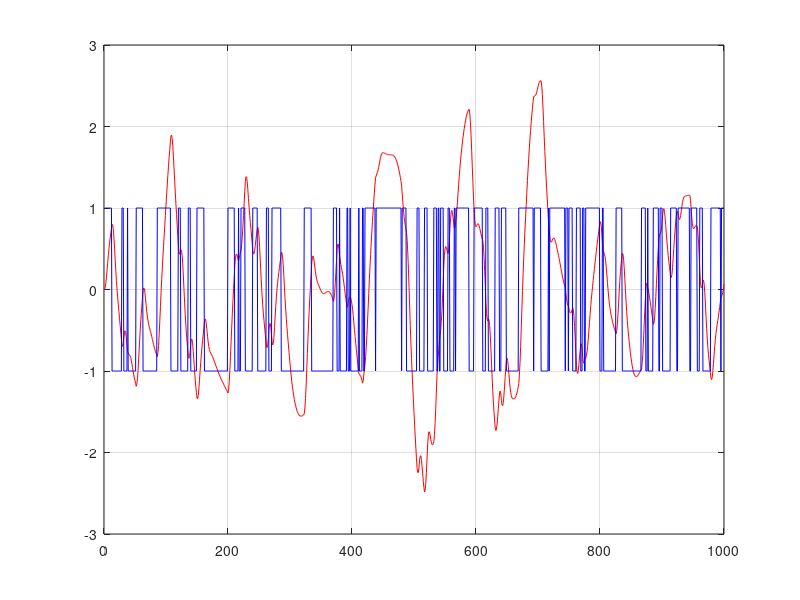

Reproduce this figure in MATLAB. (Note: this script raises an error after producing the figure.)
%%%%%
%%% 5SMB0 System Identification
%%% Exercise 4 Problem 4
%%% Author: Jiaxuan Zhang
%%%%%
%% load data
load('batch.mat')
figure
plot(y,'r')
hold on
plot(u,'b')
grid on

data=iddata(y,u);


%% Question 1: Select Full Order Model Structure

% NN=struc(1:20,1:20,1);
% v=arxstruc(data(1:1:floor(length(y)/2)),data(floor(length(y)/2)+1:1:end),NN);
% selstruc(v) % choose 4 2 1
% % order=[4,2,1];
% 
% sys=arx(data,[4,2,1]);
% resid(data,sys)

% use OE model
OE.sys=oe(data,[5,5,1]);
figure
resid(data,OE.sys) % G is perfect but H is not

% use BJ model
BJ.sys=bj(data,[5,5,5,5,1])
figure
resid(data,BJ.sys) % all are perfect

%% Question 2
BJ.sys

%% Question 3
% w=logspace(1e-3,10);
% [covG,G]=compcovGhat(BJ.sys,w);
% plot(w,covG)
% use systemIdentification Toolbox

%% Question 4: from solution
M = bj([y u],[5 5 5 5 1]); 
[A,B,C,D,F] = polydata(M);  % Retrieve polynomial coeff
H = tf(C,D,1); 
G = tf(B,F,1); 
[Phiu,w] = pwelch(u);  % Estimate input power spectrum
[Gmag,~] = bode(G,w);
[Hmag,~] = bode(H,w);  

sigma_ehat = M.Report.Fit.MSE; % Estimate variance of e(t)
Phiv = squeeze(Hmag).^2*sigma_ehat; 
Phiy = squeeze(Gmag).^2.*Phiu+Phiv;

figure;
loglog(w,Phiv,'linewidth',2); 
hold on; 
loglog(w,Phiv./Phiu,'linewidth',2); 
loglog(w,Phiv./Phiy,'linewidth',2);

